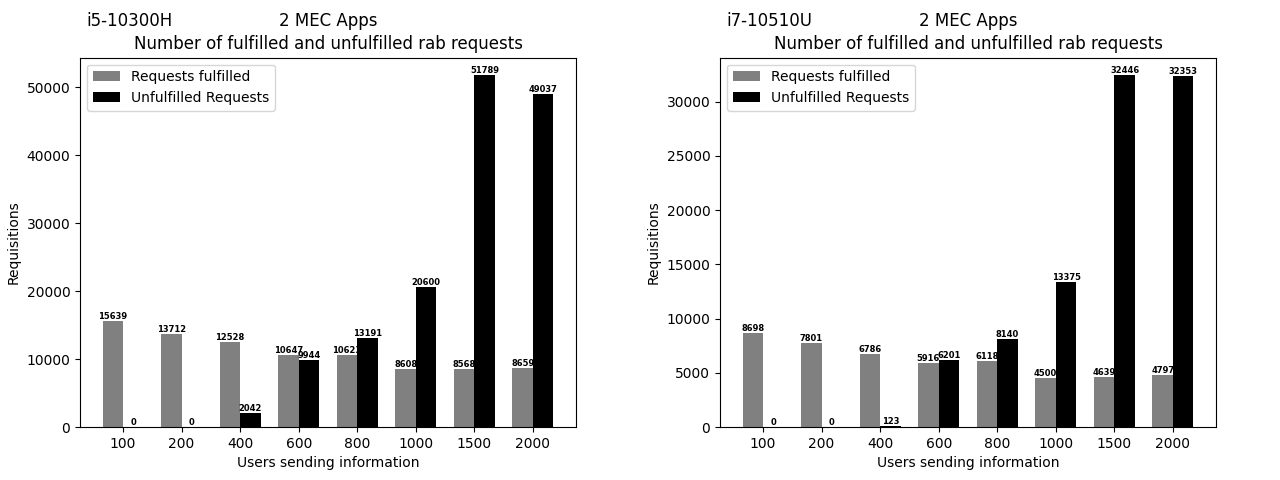
#> input picture graficos_2_4/requisição rab (2 e 4) 5 minutos/combined_graphs_rab_2_mec_apps.png, 1280 x 480 px
$ python 'Grafico_rab_5_minutos_requisição.py'
#> lines starting #> are read from the running program, lines starting #| are printed output that depends on the picture
from PIL import Image

# Carregar as duas imagens
img1 = Image.open("combined_graphs_rab_2_mec_apps.png")
#> img1 is the input picture: PIL image 1280x480 RGB; min 0, max 255, mean 225.8
img2 = Image.open("combined_graphs_rab_4_mec_apps.png")
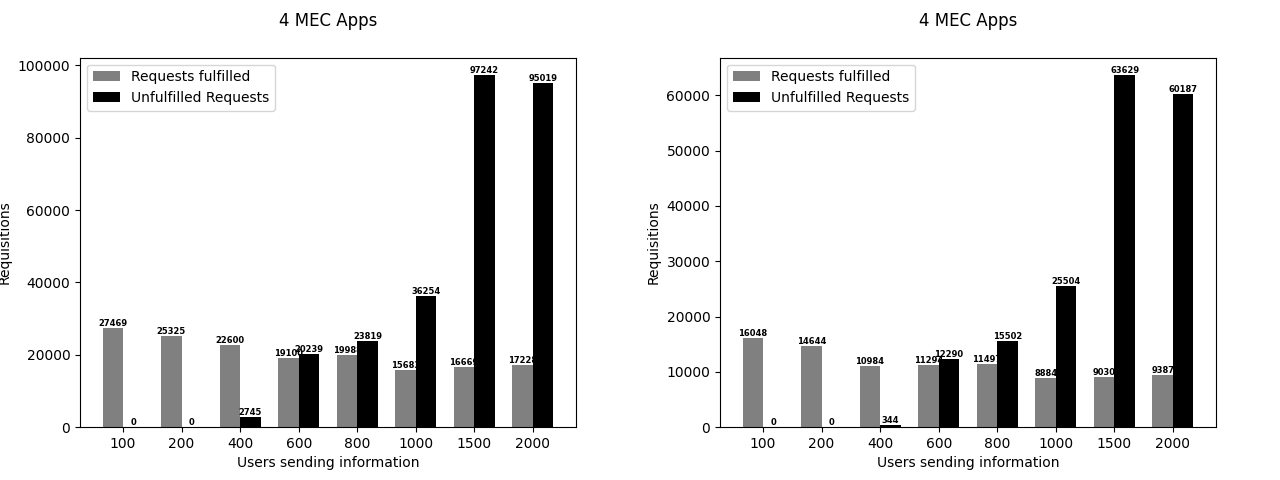
#> input picture graficos_2_4/requisição rab (2 e 4) 5 minutos/combined_graphs_rab_4_mec_apps.png, 1280 x 480 px
#> img2 is the input picture: PIL image 1280x480 RGB; min 0, max 255, mean 227.5

# Calcular a largura total (a largura das duas imagens será a mesma)
total_width = img1.width
#> total_width = 1280
# Calcular a altura total (a altura será a soma das alturas das duas imagens)
total_height = img1.height + img2.height
#> total_height = 960

# Criar uma nova imagem com a largura e altura calculadas
new_img = Image.new('RGB', (total_width, total_height))
#> new_img: PIL image 1280x960 RGB; every value is 0

# Colocar a primeira imagem no topo (canto superior esquerdo)
new_img.paste(img1, (0, 0))
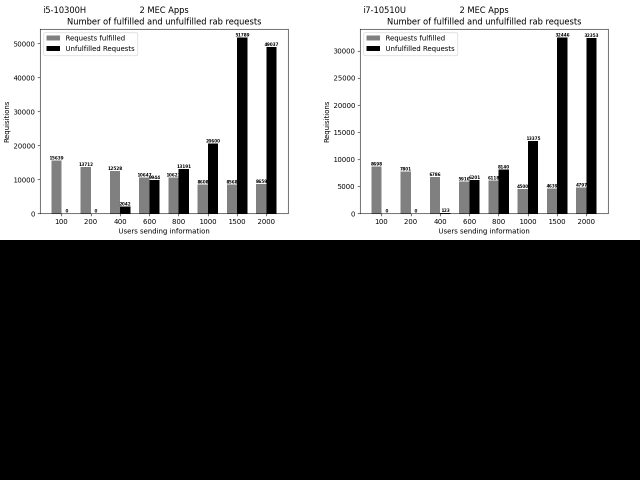
#> new_img: PIL image 1280x960 RGB (shown at 1/2 size); min 0, max 255, mean 112.9
# Colocar a segunda imagem abaixo da primeira (no canto superior esquerdo)
new_img.paste(img2, (0, img1.height))
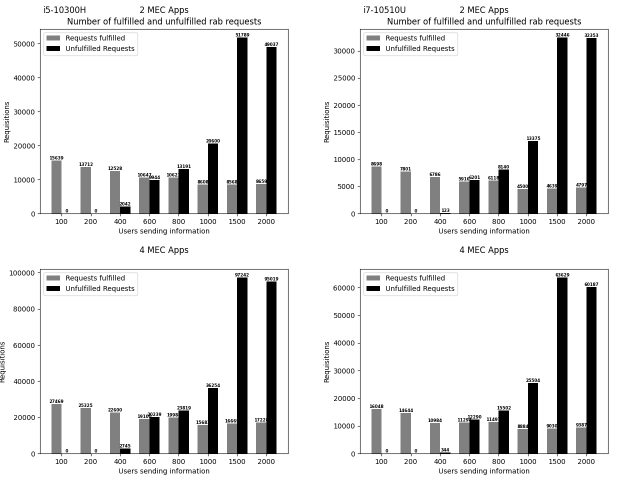
#> new_img: PIL image 1280x960 RGB (shown at 1/2 size); min 0, max 255, mean 226.7

# Salvar a imagem combinada
new_img.save('Grafico_rab_5_minutos_requisição_2_4_mec_apps.png')
